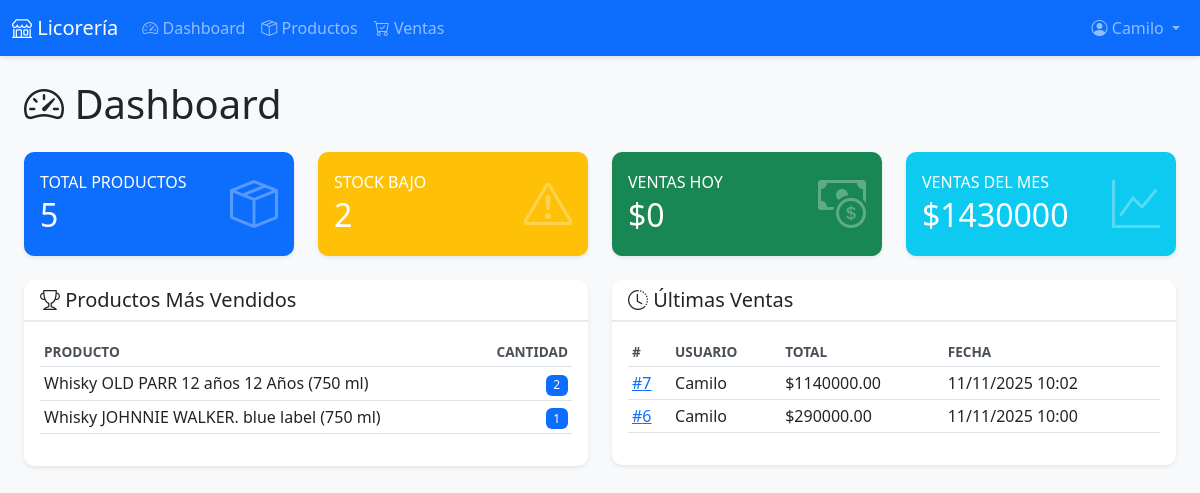
Screenshot of /dashboard/ (signed in) with the database file from the repository.
### core/models.py (models this page shows, shortened)
class ItemVenta(models.Model):
    venta = models.ForeignKey(Venta, on_delete=models.CASCADE, related_name='items')
    producto = models.ForeignKey(Producto, on_delete=models.CASCADE)
    nombre_producto = models.CharField(max_length=200)  # Guardamos el nombre por si se elimina el producto
    cantidad = models.IntegerField()
    precio_unitario = models.DecimalField(max_digits=10, decimal_places=2)
    subtotal = models.DecimalField(max_digits=10, decimal_places=2)
    class Meta:
        verbose_name = 'Item de Venta'
        verbose_name_plural = 'Items de Venta'

class Venta(models.Model):
    METODOS_PAGO = [
        ('efectivo', 'Efectivo'),
        ('tarjeta', 'Tarjeta'),
        ('transferencia', 'Transferencia'),
    ]
    ESTADOS = [
        ('completada', 'Completada'),
        ('cancelada', 'Cancelada'),
    ]
    usuario = models.ForeignKey(User, on_delete=models.CASCADE, related_name='ventas')
    total = models.DecimalField(max_digits=10, decimal_places=2)
    metodo_pago = models.CharField(max_length=20, choices=METODOS_PAGO)
    estado = models.CharField(max_length=20, choices=ESTADOS, default='completada')
    notas = models.TextField(blank=True)
    creado_en = models.DateTimeField(auto_now_add=True)
    class Meta:
        verbose_name = 'Venta'
        verbose_name_plural = 'Ventas'
        ordering = ['-creado_en']

### core/views.py (the view)
# urls.py: path('dashboard/', views.dashboard_view, name='dashboard'),
@login_required
def dashboard_view(request):
    if hasattr(request.user, 'perfil') and request.user.perfil.rol == 'cliente':
        return redirect('tienda')
    total_productos = Producto.objects.filter(activo=True).count()
    productos_stock_bajo = Producto.objects.filter(activo=True, stock__lt=10).count()
    hoy = timezone.now().date()
    ventas_hoy = Venta.objects.filter(
        creado_en__date=hoy,
        estado='completada'
    ).aggregate(total=Sum('total'))['total'] or 0
    inicio_mes = timezone.now().replace(day=1)
    ventas_mes = Venta.objects.filter(
        creado_en__gte=inicio_mes,
        estado='completada'
    ).aggregate(total=Sum('total'))['total'] or 0
    hace_30_dias = timezone.now() - timedelta(days=30)
    productos_top = ItemVenta.objects.filter(
        venta__creado_en__gte=hace_30_dias,
        venta__estado='completada'
    ).values('producto__nombre').annotate(
        total_vendido=Sum('cantidad')
    ).order_by('-total_vendido')[:5]
    ultimas_ventas = Venta.objects.filter(estado='completada').order_by('-creado_en')[:10]
    context = {
        'total_productos': total_productos,
        'productos_stock_bajo': productos_stock_bajo,
        'ventas_hoy': ventas_hoy,
        'ventas_mes': ventas_mes,
        'productos_top': productos_top,
        'ultimas_ventas': ultimas_ventas,
    }
    return render(request, 'core/dashboard.html', context)

### templates/core/dashboard.html (shortened to what this page needs)
{% extends 'base.html' %}
{% block content %}
<div class="container-fluid">
    <h1 class="mb-4">
        <i class="bi bi-speedometer2"></i> Dashboard
    </h1>
    <div class="row g-4 mb-4">
        <div class="col-md-3">
            <div class="card stat-card bg-primary text-white">
                <div class="card-body">
                    <div class="d-flex justify-content-between align-items-center">
                        <div>
                            <h6 class="text-uppercase mb-1">Total Productos</h6>
                            <h2 class="mb-0">{{ total_productos }}</h2>
                        </div>
                        <i class="bi bi-box-seam" style="font-size: 3rem; opacity: 0.3;"></i>
                    </div>
                </div>
            </div>
        </div>
        <div class="col-md-3">
            <div class="card stat-card bg-warning text-white">
                <div class="card-body">
                    <div class="d-flex justify-content-between align-items-center">
                        <div>
                            <h6 class="text-uppercase mb-1">Stock Bajo</h6>
                            <h2 class="mb-0">{{ productos_stock_bajo }}</h2>
                        </div>
                        <i class="bi bi-exclamation-triangle" style="font-size: 3rem; opacity: 0.3;"></i>
                    </div>
                </div>
            </div>
        </div>
        <div class="col-md-3">
            <div class="card stat-card bg-success text-white">
                <div class="card-body">
                    <div class="d-flex justify-content-between align-items-center">
                        <div>
                            <h6 class="text-uppercase mb-1">Ventas Hoy</h6>
                            <h2 class="mb-0">${{ ventas_hoy|floatformat:0 }}</h2>
                        </div>
                        <i class="bi bi-cash-coin" style="font-size: 3rem; opacity: 0.3;"></i>
                    </div>
                </div>
            </div>
        </div>
        <div class="col-md-3">
            <div class="card stat-card bg-info text-white">
                <div class="card-body">
                    <div class="d-flex justify-content-between align-items-center">
                        <div>
                            <h6 class="text-uppercase mb-1">Ventas del Mes</h6>
                            <h2 class="mb-0">${{ ventas_mes|floatformat:0 }}</h2>
                        </div>
                        <i class="bi bi-graph-up" style="font-size: 3rem; opacity: 0.3;"></i>
                    </div>
                </div>
            </div>
        </div>
    </div>
    <div class="row">
        <div class="col-md-6">
            <div class="card">
                <div class="card-header">
                    <h5 class="mb-0"><i class="bi bi-trophy"></i> Productos Más Vendidos</h5>
                </div>
                <div class="card-body">
                    <div class="table-responsive">
                        <table class="table table-sm">
                            <thead>
                                <tr>
                                    <th>Producto</th>
                                    <th class="text-end">Cantidad</th>
                                </tr>
                            </thead>
                            <tbody>
                                {% for item in productos_top %}
                                <tr>
                                    <td>{{ item.producto__nombre }}</td>
                                    <td class="text-end">
                                        <span class="badge bg-primary">{{ item.total_vendido }}</span>
                                    </td>
                                </tr>
                                {% empty %}
                                <tr>
                                    <td colspan="2" class="text-center text-muted">
                                        No hay datos disponibles
                                    </td>
                                </tr>
                                {% endfor %}
                            </tbody>
                        </table>
                    </div>
                </div>
            </div>
        </div>
        <div class="col-md-6">
            <div class="card">
                <div class="card-header">
                    <h5 class="mb-0"><i class="bi bi-clock-history"></i> Últimas Ventas</h5>
                </div>
                <div class="card-body">
                    <div class="table-responsive">
                        <table class="table table-sm">
                            <thead>
                                <tr>
                                    <th>#</th>
                                    <th>Usuario</th>
                                    <th>Total</th>
                                    <th>Fecha</th>
                                </tr>
                            </thead>
                            <tbody>
                                {% for venta in ultimas_ventas %}
                                <tr>
                                    <td><a href="{% url 'venta_detalle' venta.id %}">#{{ venta.id }}</a></td>
                                    <td>{{ venta.usuario.first_name|default:venta.usuario.username }}</td>
                                    <td>${{ venta.total }}</td>
                                    <td>{{ venta.creado_en|date:"d/m/Y H:i" }}</td>
                                </tr>
                                {% empty %}
                                <tr>
                                    <td colspan="4" class="text-center text-muted">
                                        No hay ventas registradas
                                    </td>
                                </tr>
                                {% endfor %}
                            </tbody>
                        </table>
                    </div>
                </div>
            </div>
        </div>
    </div>
</div>
{% endblock %}

### templates/base.html (shortened to what this page needs)
<!DOCTYPE html>
<html lang="es">
<head>
    <link href="https://cdn.jsdelivr.net/npm/bootstrap@5.3.0/dist/css/bootstrap.min.css" rel="stylesheet">
    <link href="https://cdn.jsdelivr.net/npm/bootstrap-icons@1.10.0/font/bootstrap-icons.css" rel="stylesheet">
    {% load static %}
    <link rel="stylesheet" href="{% static 'css/styles.css' %}">
</head>
<body>
    {% if user.is_authenticated %}
    <nav class="navbar navbar-expand-lg navbar-dark bg-primary">
        <div class="container-fluid">
            <a class="navbar-brand" href="{% url 'dashboard' %}">
                <i class="bi bi-shop"></i> Licorería
            </a>
            <div class="collapse navbar-collapse" id="navbarNav">
                <ul class="navbar-nav me-auto">
                    <li class="nav-item">
                        <a class="nav-link" href="{% url 'dashboard' %}">
                            <i class="bi bi-speedometer2"></i> Dashboard
                        </a>
                    </li>
                    <li class="nav-item">
                        <a class="nav-link" href="{% url 'productos_lista' %}">
                            <i class="bi bi-box-seam"></i> Productos
                        </a>
                    </li>
                    <li class="nav-item">
                        <a class="nav-link" href="{% url 'ventas_lista' %}">
                            <i class="bi bi-cart-check"></i> Ventas
                        </a>
                    </li>
                </ul>
                <ul class="navbar-nav">
                    <li class="nav-item dropdown">
                        <a class="nav-link dropdown-toggle" href="#" id="userDropdown" role="button" data-bs-toggle="dropdown">
                            <i class="bi bi-person-circle"></i> {{ user.first_name|default:user.username }}
                        </a>
                    </li>
                </ul>
            </div>
        </div>
    </nav>
    {% endif %}
    <main class="{% if user.is_authenticated %}container-fluid{% endif %} my-4">
        {% block content %}{% endblock %}
    </main>
</body>
</html>

### static/css/static/css/styles.css (style rules this page uses)
:root { --primary-color: #0d6efd; --secondary-color: #6c757d; --success-color: #198754; --danger-color: #dc3545; --warning-color: #ffc107; --info-color: #0dcaf0; }
body { font-family: 'Segoe UI', Tahoma, Geneva, Verdana, sans-serif; background-color: #f8f9fa; }
.stat-card { border: none; border-radius: 10px; transition: transform 0.3s; }
.table th { font-weight: 600; text-transform: uppercase; font-size: 0.85rem; color: #495057; }
.card { border: none; box-shadow: 0 2px 4px rgba(0,0,0,0.08); border-radius: 10px; }
.card-header { background-color: #fff; border-bottom: 2px solid #e9ecef; border-radius: 10px 10px 0 0 !important; }
.navbar { box-shadow: 0 2px 4px rgba(0,0,0,0.1); }
.badge { font-weight: 500; padding: 0.35em 0.65em; }

### rows the page displays
ItemVenta: producto__nombre "Whisky OLD PARR 12 años 12 Años (750 ml)", total_vendido "2"
Venta: id "7", usuario.first_name "Camilo", total "1140000.00", creado_en "11/11/2025 10:02"
Venta: id "6", usuario.first_name "Camilo", total "290000.00", creado_en "11/11/2025 10:00"

### other values shown
{{ user.first_name|default:user.username }} "Camilo"
{{ total_productos }} "5"
{{ productos_stock_bajo }} "2"
{{ ventas_hoy|floatformat:0 }} "0"
{{ ventas_mes|floatformat:0 }} "1430000"
{{ item.producto__nombre }} "Whisky JOHNNIE WALKER. blue label (750 ml)"
{{ item.total_vendido }} "1"
